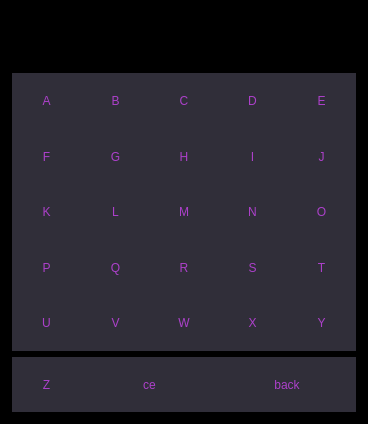
<?xml version="1.0" encoding="UTF-8"?>
<ui version="4.0">
 <class>Frame_py</class>
 <widget class="QFrame" name="Frame_py">
  <property name="geometry">
   <rect>
    <x>0</x>
    <y>0</y>
    <width>368</width>
    <height>424</height>
   </rect>
  </property>
  <property name="windowTitle">
   <string>Frame</string>
  </property>
  <property name="styleSheet">
   <string notr="true">QWidget
{
	background:rgb(0, 0, 0)
}
QPushButton
{
	border:20px;
   color:rgb(255, 255, 255);
   background:rgb(48,46,57);
}
QPushButton:hover
{
	border:40px;
   color:rgb(0, 0, 0);
   background:rgb(0, 170, 255)
}

</string>
  </property>
  <property name="frameShape">
   <enum>QFrame::StyledPanel</enum>
  </property>
  <property name="frameShadow">
   <enum>QFrame::Raised</enum>
  </property>
  <layout class="QVBoxLayout" name="verticalLayout" stretch="1,5,1">
   <item>
    <widget class="QLineEdit" name="lineEdit">
     <property name="sizePolicy">
      <sizepolicy hsizetype="Expanding" vsizetype="Expanding">
       <horstretch>0</horstretch>
       <verstretch>0</verstretch>
      </sizepolicy>
     </property>
     <property name="minimumSize">
      <size>
       <width>1</width>
       <height>1</height>
      </size>
     </property>
     <property name="baseSize">
      <size>
       <width>1</width>
       <height>1</height>
      </size>
     </property>
     <property name="cursor">
      <cursorShape>IBeamCursor</cursorShape>
     </property>
     <property name="styleSheet">
      <string notr="true">color: rgb(172, 64, 202);
font: 24pt &quot;Ubuntu&quot;;</string>
     </property>
    </widget>
   </item>
   <item>
    <layout class="QGridLayout" name="gridLayout">
     <property name="spacing">
      <number>0</number>
     </property>
     <item row="0" column="0">
      <widget class="QPushButton" name="pushButton">
       <property name="sizePolicy">
        <sizepolicy hsizetype="Expanding" vsizetype="Expanding">
         <horstretch>0</horstretch>
         <verstretch>0</verstretch>
        </sizepolicy>
       </property>
       <property name="minimumSize">
        <size>
         <width>1</width>
         <height>1</height>
        </size>
       </property>
       <property name="baseSize">
        <size>
         <width>1</width>
         <height>1</height>
        </size>
       </property>
       <property name="styleSheet">
        <string notr="true">color: rgb(172, 64, 202);
font: 24pt &quot;Ubuntu&quot;;</string>
       </property>
       <property name="text">
        <string>A</string>
       </property>
       <attribute name="buttonGroup">
        <string notr="true">buttonGroup</string>
       </attribute>
      </widget>
     </item>
     <item row="0" column="1">
      <widget class="QPushButton" name="pushButton_2">
       <property name="sizePolicy">
        <sizepolicy hsizetype="Expanding" vsizetype="Expanding">
         <horstretch>0</horstretch>
         <verstretch>0</verstretch>
        </sizepolicy>
       </property>
       <property name="minimumSize">
        <size>
         <width>1</width>
         <height>1</height>
        </size>
       </property>
       <property name="baseSize">
        <size>
         <width>1</width>
         <height>1</height>
        </size>
       </property>
       <property name="styleSheet">
        <string notr="true">color: rgb(172, 64, 202);
font: 24pt &quot;Ubuntu&quot;;</string>
       </property>
       <property name="text">
        <string>B</string>
       </property>
       <attribute name="buttonGroup">
        <string notr="true">buttonGroup</string>
       </attribute>
      </widget>
     </item>
     <item row="0" column="2">
      <widget class="QPushButton" name="pushButton_3">
       <property name="sizePolicy">
        <sizepolicy hsizetype="Expanding" vsizetype="Expanding">
         <horstretch>0</horstretch>
         <verstretch>0</verstretch>
        </sizepolicy>
       </property>
       <property name="minimumSize">
        <size>
         <width>1</width>
         <height>1</height>
        </size>
       </property>
       <property name="baseSize">
        <size>
         <width>1</width>
         <height>1</height>
        </size>
       </property>
       <property name="styleSheet">
        <string notr="true">color: rgb(172, 64, 202);
font: 24pt &quot;Ubuntu&quot;;</string>
       </property>
       <property name="text">
        <string>C</string>
       </property>
       <attribute name="buttonGroup">
        <string notr="true">buttonGroup</string>
       </attribute>
      </widget>
     </item>
     <item row="0" column="3">
      <widget class="QPushButton" name="pushButton_4">
       <property name="sizePolicy">
        <sizepolicy hsizetype="Expanding" vsizetype="Expanding">
         <horstretch>0</horstretch>
         <verstretch>0</verstretch>
        </sizepolicy>
       </property>
       <property name="minimumSize">
        <size>
         <width>1</width>
         <height>1</height>
        </size>
       </property>
       <property name="baseSize">
        <size>
         <width>1</width>
         <height>1</height>
        </size>
       </property>
       <property name="styleSheet">
        <string notr="true">color: rgb(172, 64, 202);
font: 24pt &quot;Ubuntu&quot;;</string>
       </property>
       <property name="text">
        <string>D</string>
       </property>
       <attribute name="buttonGroup">
        <string notr="true">buttonGroup</string>
       </attribute>
      </widget>
     </item>
     <item row="0" column="4">
      <widget class="QPushButton" name="pushButton_5">
       <property name="sizePolicy">
        <sizepolicy hsizetype="Expanding" vsizetype="Expanding">
         <horstretch>0</horstretch>
         <verstretch>0</verstretch>
        </sizepolicy>
       </property>
       <property name="minimumSize">
        <size>
         <width>1</width>
         <height>1</height>
        </size>
       </property>
       <property name="baseSize">
        <size>
         <width>1</width>
         <height>1</height>
        </size>
       </property>
       <property name="styleSheet">
        <string notr="true">color: rgb(172, 64, 202);
font: 24pt &quot;Ubuntu&quot;;</string>
       </property>
       <property name="text">
        <string>E</string>
       </property>
       <attribute name="buttonGroup">
        <string notr="true">buttonGroup</string>
       </attribute>
      </widget>
     </item>
     <item row="1" column="0" rowspan="2">
      <widget class="QPushButton" name="pushButton_6">
       <property name="sizePolicy">
        <sizepolicy hsizetype="Expanding" vsizetype="Expanding">
         <horstretch>0</horstretch>
         <verstretch>0</verstretch>
        </sizepolicy>
       </property>
       <property name="minimumSize">
        <size>
         <width>1</width>
         <height>1</height>
        </size>
       </property>
       <property name="baseSize">
        <size>
         <width>1</width>
         <height>1</height>
        </size>
       </property>
       <property name="styleSheet">
        <string notr="true">color: rgb(172, 64, 202);
font: 24pt &quot;Ubuntu&quot;;</string>
       </property>
       <property name="text">
        <string>F</string>
       </property>
       <attribute name="buttonGroup">
        <string notr="true">buttonGroup</string>
       </attribute>
      </widget>
     </item>
     <item row="1" column="1" rowspan="2">
      <widget class="QPushButton" name="pushButton_7">
       <property name="sizePolicy">
        <sizepolicy hsizetype="Expanding" vsizetype="Expanding">
         <horstretch>0</horstretch>
         <verstretch>0</verstretch>
        </sizepolicy>
       </property>
       <property name="minimumSize">
        <size>
         <width>1</width>
         <height>1</height>
        </size>
       </property>
       <property name="baseSize">
        <size>
         <width>1</width>
         <height>1</height>
        </size>
       </property>
       <property name="styleSheet">
        <string notr="true">color: rgb(172, 64, 202);
font: 24pt &quot;Ubuntu&quot;;</string>
       </property>
       <property name="text">
        <string>G</string>
       </property>
       <attribute name="buttonGroup">
        <string notr="true">buttonGroup</string>
       </attribute>
      </widget>
     </item>
     <item row="1" column="2">
      <widget class="QPushButton" name="pushButton_8">
       <property name="sizePolicy">
        <sizepolicy hsizetype="Expanding" vsizetype="Expanding">
         <horstretch>0</horstretch>
         <verstretch>0</verstretch>
        </sizepolicy>
       </property>
       <property name="minimumSize">
        <size>
         <width>1</width>
         <height>1</height>
        </size>
       </property>
       <property name="baseSize">
        <size>
         <width>1</width>
         <height>1</height>
        </size>
       </property>
       <property name="styleSheet">
        <string notr="true">color: rgb(172, 64, 202);
font: 24pt &quot;Ubuntu&quot;;</string>
       </property>
       <property name="text">
        <string>H</string>
       </property>
       <attribute name="buttonGroup">
        <string notr="true">buttonGroup</string>
       </attribute>
      </widget>
     </item>
     <item row="1" column="3">
      <widget class="QPushButton" name="pushButton_9">
       <property name="sizePolicy">
        <sizepolicy hsizetype="Expanding" vsizetype="Expanding">
         <horstretch>0</horstretch>
         <verstretch>0</verstretch>
        </sizepolicy>
       </property>
       <property name="minimumSize">
        <size>
         <width>1</width>
         <height>1</height>
        </size>
       </property>
       <property name="baseSize">
        <size>
         <width>1</width>
         <height>1</height>
        </size>
       </property>
       <property name="styleSheet">
        <string notr="true">color: rgb(172, 64, 202);
font: 24pt &quot;Ubuntu&quot;;</string>
       </property>
       <property name="text">
        <string>I</string>
       </property>
       <attribute name="buttonGroup">
        <string notr="true">buttonGroup</string>
       </attribute>
      </widget>
     </item>
     <item row="1" column="4">
      <widget class="QPushButton" name="pushButton_10">
       <property name="sizePolicy">
        <sizepolicy hsizetype="Expanding" vsizetype="Expanding">
         <horstretch>0</horstretch>
         <verstretch>0</verstretch>
        </sizepolicy>
       </property>
       <property name="minimumSize">
        <size>
         <width>1</width>
         <height>1</height>
        </size>
       </property>
       <property name="baseSize">
        <size>
         <width>1</width>
         <height>1</height>
        </size>
       </property>
       <property name="styleSheet">
        <string notr="true">color: rgb(172, 64, 202);
font: 24pt &quot;Ubuntu&quot;;</string>
       </property>
       <property name="text">
        <string>J</string>
       </property>
       <attribute name="buttonGroup">
        <string notr="true">buttonGroup</string>
       </attribute>
      </widget>
     </item>
     <item row="2" column="2" rowspan="2">
      <widget class="QPushButton" name="pushButton_14">
       <property name="sizePolicy">
        <sizepolicy hsizetype="Expanding" vsizetype="Expanding">
         <horstretch>0</horstretch>
         <verstretch>0</verstretch>
        </sizepolicy>
       </property>
       <property name="minimumSize">
        <size>
         <width>1</width>
         <height>1</height>
        </size>
       </property>
       <property name="baseSize">
        <size>
         <width>1</width>
         <height>1</height>
        </size>
       </property>
       <property name="styleSheet">
        <string notr="true">color: rgb(172, 64, 202);
font: 24pt &quot;Ubuntu&quot;;</string>
       </property>
       <property name="text">
        <string>M</string>
       </property>
       <attribute name="buttonGroup">
        <string notr="true">buttonGroup</string>
       </attribute>
      </widget>
     </item>
     <item row="2" column="3" rowspan="2">
      <widget class="QPushButton" name="pushButton_15">
       <property name="sizePolicy">
        <sizepolicy hsizetype="Expanding" vsizetype="Expanding">
         <horstretch>0</horstretch>
         <verstretch>0</verstretch>
        </sizepolicy>
       </property>
       <property name="minimumSize">
        <size>
         <width>1</width>
         <height>1</height>
        </size>
       </property>
       <property name="baseSize">
        <size>
         <width>1</width>
         <height>1</height>
        </size>
       </property>
       <property name="styleSheet">
        <string notr="true">color: rgb(172, 64, 202);
font: 24pt &quot;Ubuntu&quot;;</string>
       </property>
       <property name="text">
        <string>N</string>
       </property>
       <attribute name="buttonGroup">
        <string notr="true">buttonGroup</string>
       </attribute>
      </widget>
     </item>
     <item row="2" column="4" rowspan="2">
      <widget class="QPushButton" name="pushButton_0">
       <property name="sizePolicy">
        <sizepolicy hsizetype="Expanding" vsizetype="Expanding">
         <horstretch>0</horstretch>
         <verstretch>0</verstretch>
        </sizepolicy>
       </property>
       <property name="minimumSize">
        <size>
         <width>1</width>
         <height>1</height>
        </size>
       </property>
       <property name="baseSize">
        <size>
         <width>1</width>
         <height>1</height>
        </size>
       </property>
       <property name="styleSheet">
        <string notr="true">color: rgb(172, 64, 202);
font: 24pt &quot;Ubuntu&quot;;</string>
       </property>
       <property name="text">
        <string>O</string>
       </property>
       <attribute name="buttonGroup">
        <string notr="true">buttonGroup</string>
       </attribute>
      </widget>
     </item>
     <item row="3" column="0">
      <widget class="QPushButton" name="pushButton_12">
       <property name="sizePolicy">
        <sizepolicy hsizetype="Expanding" vsizetype="Expanding">
         <horstretch>0</horstretch>
         <verstretch>0</verstretch>
        </sizepolicy>
       </property>
       <property name="minimumSize">
        <size>
         <width>1</width>
         <height>1</height>
        </size>
       </property>
       <property name="baseSize">
        <size>
         <width>1</width>
         <height>1</height>
        </size>
       </property>
       <property name="styleSheet">
        <string notr="true">color: rgb(172, 64, 202);
font: 24pt &quot;Ubuntu&quot;;</string>
       </property>
       <property name="text">
        <string>K</string>
       </property>
       <attribute name="buttonGroup">
        <string notr="true">buttonGroup</string>
       </attribute>
      </widget>
     </item>
     <item row="3" column="1">
      <widget class="QPushButton" name="pushButton_13">
       <property name="sizePolicy">
        <sizepolicy hsizetype="Expanding" vsizetype="Expanding">
         <horstretch>0</horstretch>
         <verstretch>0</verstretch>
        </sizepolicy>
       </property>
       <property name="minimumSize">
        <size>
         <width>1</width>
         <height>1</height>
        </size>
       </property>
       <property name="baseSize">
        <size>
         <width>1</width>
         <height>1</height>
        </size>
       </property>
       <property name="styleSheet">
        <string notr="true">color: rgb(172, 64, 202);
font: 24pt &quot;Ubuntu&quot;;</string>
       </property>
       <property name="text">
        <string>L</string>
       </property>
       <attribute name="buttonGroup">
        <string notr="true">buttonGroup</string>
       </attribute>
      </widget>
     </item>
     <item row="4" column="0">
      <widget class="QPushButton" name="pushButton_17">
       <property name="sizePolicy">
        <sizepolicy hsizetype="Expanding" vsizetype="Expanding">
         <horstretch>0</horstretch>
         <verstretch>0</verstretch>
        </sizepolicy>
       </property>
       <property name="minimumSize">
        <size>
         <width>1</width>
         <height>1</height>
        </size>
       </property>
       <property name="baseSize">
        <size>
         <width>1</width>
         <height>1</height>
        </size>
       </property>
       <property name="styleSheet">
        <string notr="true">color: rgb(172, 64, 202);
font: 24pt &quot;Ubuntu&quot;;</string>
       </property>
       <property name="text">
        <string>P</string>
       </property>
       <attribute name="buttonGroup">
        <string notr="true">buttonGroup</string>
       </attribute>
      </widget>
     </item>
     <item row="4" column="1">
      <widget class="QPushButton" name="pushButton_18">
       <property name="sizePolicy">
        <sizepolicy hsizetype="Expanding" vsizetype="Expanding">
         <horstretch>0</horstretch>
         <verstretch>0</verstretch>
        </sizepolicy>
       </property>
       <property name="minimumSize">
        <size>
         <width>1</width>
         <height>1</height>
        </size>
       </property>
       <property name="baseSize">
        <size>
         <width>1</width>
         <height>1</height>
        </size>
       </property>
       <property name="styleSheet">
        <string notr="true">color: rgb(172, 64, 202);
font: 24pt &quot;Ubuntu&quot;;</string>
       </property>
       <property name="text">
        <string>Q</string>
       </property>
       <attribute name="buttonGroup">
        <string notr="true">buttonGroup</string>
       </attribute>
      </widget>
     </item>
     <item row="4" column="2" rowspan="2">
      <widget class="QPushButton" name="pushButton_19">
       <property name="sizePolicy">
        <sizepolicy hsizetype="Expanding" vsizetype="Expanding">
         <horstretch>0</horstretch>
         <verstretch>0</verstretch>
        </sizepolicy>
       </property>
       <property name="minimumSize">
        <size>
         <width>1</width>
         <height>1</height>
        </size>
       </property>
       <property name="baseSize">
        <size>
         <width>1</width>
         <height>1</height>
        </size>
       </property>
       <property name="styleSheet">
        <string notr="true">color: rgb(172, 64, 202);
font: 24pt &quot;Ubuntu&quot;;</string>
       </property>
       <property name="text">
        <string>R</string>
       </property>
       <attribute name="buttonGroup">
        <string notr="true">buttonGroup</string>
       </attribute>
      </widget>
     </item>
     <item row="4" column="3" rowspan="2">
      <widget class="QPushButton" name="pushButton_20">
       <property name="sizePolicy">
        <sizepolicy hsizetype="Expanding" vsizetype="Expanding">
         <horstretch>0</horstretch>
         <verstretch>0</verstretch>
        </sizepolicy>
       </property>
       <property name="minimumSize">
        <size>
         <width>1</width>
         <height>1</height>
        </size>
       </property>
       <property name="baseSize">
        <size>
         <width>1</width>
         <height>1</height>
        </size>
       </property>
       <property name="styleSheet">
        <string notr="true">color: rgb(172, 64, 202);
font: 24pt &quot;Ubuntu&quot;;</string>
       </property>
       <property name="text">
        <string>S</string>
       </property>
       <attribute name="buttonGroup">
        <string notr="true">buttonGroup</string>
       </attribute>
      </widget>
     </item>
     <item row="4" column="4" rowspan="2">
      <widget class="QPushButton" name="pushButton_16">
       <property name="sizePolicy">
        <sizepolicy hsizetype="Expanding" vsizetype="Expanding">
         <horstretch>0</horstretch>
         <verstretch>0</verstretch>
        </sizepolicy>
       </property>
       <property name="minimumSize">
        <size>
         <width>1</width>
         <height>1</height>
        </size>
       </property>
       <property name="baseSize">
        <size>
         <width>1</width>
         <height>1</height>
        </size>
       </property>
       <property name="styleSheet">
        <string notr="true">color: rgb(172, 64, 202);
font: 24pt &quot;Ubuntu&quot;;</string>
       </property>
       <property name="text">
        <string>T</string>
       </property>
       <attribute name="buttonGroup">
        <string notr="true">buttonGroup</string>
       </attribute>
      </widget>
     </item>
     <item row="5" column="0" rowspan="2">
      <widget class="QPushButton" name="pushButton_22">
       <property name="sizePolicy">
        <sizepolicy hsizetype="Expanding" vsizetype="Expanding">
         <horstretch>0</horstretch>
         <verstretch>0</verstretch>
        </sizepolicy>
       </property>
       <property name="minimumSize">
        <size>
         <width>1</width>
         <height>1</height>
        </size>
       </property>
       <property name="baseSize">
        <size>
         <width>1</width>
         <height>1</height>
        </size>
       </property>
       <property name="styleSheet">
        <string notr="true">color: rgb(172, 64, 202);
font: 24pt &quot;Ubuntu&quot;;</string>
       </property>
       <property name="text">
        <string>U</string>
       </property>
       <attribute name="buttonGroup">
        <string notr="true">buttonGroup</string>
       </attribute>
      </widget>
     </item>
     <item row="5" column="1" rowspan="2">
      <widget class="QPushButton" name="pushButton_23">
       <property name="sizePolicy">
        <sizepolicy hsizetype="Expanding" vsizetype="Expanding">
         <horstretch>0</horstretch>
         <verstretch>0</verstretch>
        </sizepolicy>
       </property>
       <property name="minimumSize">
        <size>
         <width>1</width>
         <height>1</height>
        </size>
       </property>
       <property name="baseSize">
        <size>
         <width>1</width>
         <height>1</height>
        </size>
       </property>
       <property name="styleSheet">
        <string notr="true">color: rgb(172, 64, 202);
font: 24pt &quot;Ubuntu&quot;;</string>
       </property>
       <property name="text">
        <string>V</string>
       </property>
       <attribute name="buttonGroup">
        <string notr="true">buttonGroup</string>
       </attribute>
      </widget>
     </item>
     <item row="6" column="2">
      <widget class="QPushButton" name="pushButton_24">
       <property name="sizePolicy">
        <sizepolicy hsizetype="Expanding" vsizetype="Expanding">
         <horstretch>0</horstretch>
         <verstretch>0</verstretch>
        </sizepolicy>
       </property>
       <property name="minimumSize">
        <size>
         <width>1</width>
         <height>1</height>
        </size>
       </property>
       <property name="baseSize">
        <size>
         <width>1</width>
         <height>1</height>
        </size>
       </property>
       <property name="styleSheet">
        <string notr="true">color: rgb(172, 64, 202);
font: 24pt &quot;Ubuntu&quot;;</string>
       </property>
       <property name="text">
        <string>W</string>
       </property>
       <attribute name="buttonGroup">
        <string notr="true">buttonGroup</string>
       </attribute>
      </widget>
     </item>
     <item row="6" column="3">
      <widget class="QPushButton" name="pushButton_25">
       <property name="sizePolicy">
        <sizepolicy hsizetype="Expanding" vsizetype="Expanding">
         <horstretch>0</horstretch>
         <verstretch>0</verstretch>
        </sizepolicy>
       </property>
       <property name="minimumSize">
        <size>
         <width>1</width>
         <height>1</height>
        </size>
       </property>
       <property name="baseSize">
        <size>
         <width>1</width>
         <height>1</height>
        </size>
       </property>
       <property name="styleSheet">
        <string notr="true">color: rgb(172, 64, 202);
font: 24pt &quot;Ubuntu&quot;;</string>
       </property>
       <property name="text">
        <string>X</string>
       </property>
       <attribute name="buttonGroup">
        <string notr="true">buttonGroup</string>
       </attribute>
      </widget>
     </item>
     <item row="6" column="4">
      <widget class="QPushButton" name="pushButton_21">
       <property name="sizePolicy">
        <sizepolicy hsizetype="Expanding" vsizetype="Expanding">
         <horstretch>0</horstretch>
         <verstretch>0</verstretch>
        </sizepolicy>
       </property>
       <property name="minimumSize">
        <size>
         <width>1</width>
         <height>1</height>
        </size>
       </property>
       <property name="baseSize">
        <size>
         <width>1</width>
         <height>1</height>
        </size>
       </property>
       <property name="styleSheet">
        <string notr="true">color: rgb(172, 64, 202);
font: 24pt &quot;Ubuntu&quot;;</string>
       </property>
       <property name="text">
        <string>Y</string>
       </property>
       <attribute name="buttonGroup">
        <string notr="true">buttonGroup</string>
       </attribute>
      </widget>
     </item>
    </layout>
   </item>
   <item>
    <layout class="QHBoxLayout" name="horizontalLayout" stretch="1,2,2">
     <property name="spacing">
      <number>0</number>
     </property>
     <item>
      <widget class="QPushButton" name="pushButton_26">
       <property name="sizePolicy">
        <sizepolicy hsizetype="Expanding" vsizetype="Expanding">
         <horstretch>0</horstretch>
         <verstretch>0</verstretch>
        </sizepolicy>
       </property>
       <property name="minimumSize">
        <size>
         <width>1</width>
         <height>1</height>
        </size>
       </property>
       <property name="baseSize">
        <size>
         <width>1</width>
         <height>1</height>
        </size>
       </property>
       <property name="styleSheet">
        <string notr="true">color: rgb(172, 64, 202);
font: 24pt &quot;Ubuntu&quot;;</string>
       </property>
       <property name="text">
        <string>Z</string>
       </property>
       <attribute name="buttonGroup">
        <string notr="true">buttonGroup</string>
       </attribute>
      </widget>
     </item>
     <item>
      <widget class="QPushButton" name="pushButton_28">
       <property name="sizePolicy">
        <sizepolicy hsizetype="Expanding" vsizetype="Expanding">
         <horstretch>0</horstretch>
         <verstretch>0</verstretch>
        </sizepolicy>
       </property>
       <property name="minimumSize">
        <size>
         <width>1</width>
         <height>1</height>
        </size>
       </property>
       <property name="baseSize">
        <size>
         <width>1</width>
         <height>1</height>
        </size>
       </property>
       <property name="styleSheet">
        <string notr="true">color: rgb(172, 64, 202);
font: 24pt &quot;Ubuntu&quot;;</string>
       </property>
       <property name="text">
        <string>ce</string>
       </property>
       <attribute name="buttonGroup">
        <string notr="true">buttonGroup</string>
       </attribute>
      </widget>
     </item>
     <item>
      <widget class="QPushButton" name="pushButton_27">
       <property name="sizePolicy">
        <sizepolicy hsizetype="Expanding" vsizetype="Expanding">
         <horstretch>0</horstretch>
         <verstretch>0</verstretch>
        </sizepolicy>
       </property>
       <property name="minimumSize">
        <size>
         <width>1</width>
         <height>1</height>
        </size>
       </property>
       <property name="baseSize">
        <size>
         <width>1</width>
         <height>1</height>
        </size>
       </property>
       <property name="styleSheet">
        <string notr="true">color: rgb(172, 64, 202);
font: 24pt &quot;Ubuntu&quot;;</string>
       </property>
       <property name="text">
        <string>back</string>
       </property>
       <attribute name="buttonGroup">
        <string notr="true">buttonGroup</string>
       </attribute>
      </widget>
     </item>
    </layout>
   </item>
  </layout>
 </widget>
 <resources/>
 <connections/>
 <buttongroups>
  <buttongroup name="buttonGroup"/>
 </buttongroups>
</ui>
